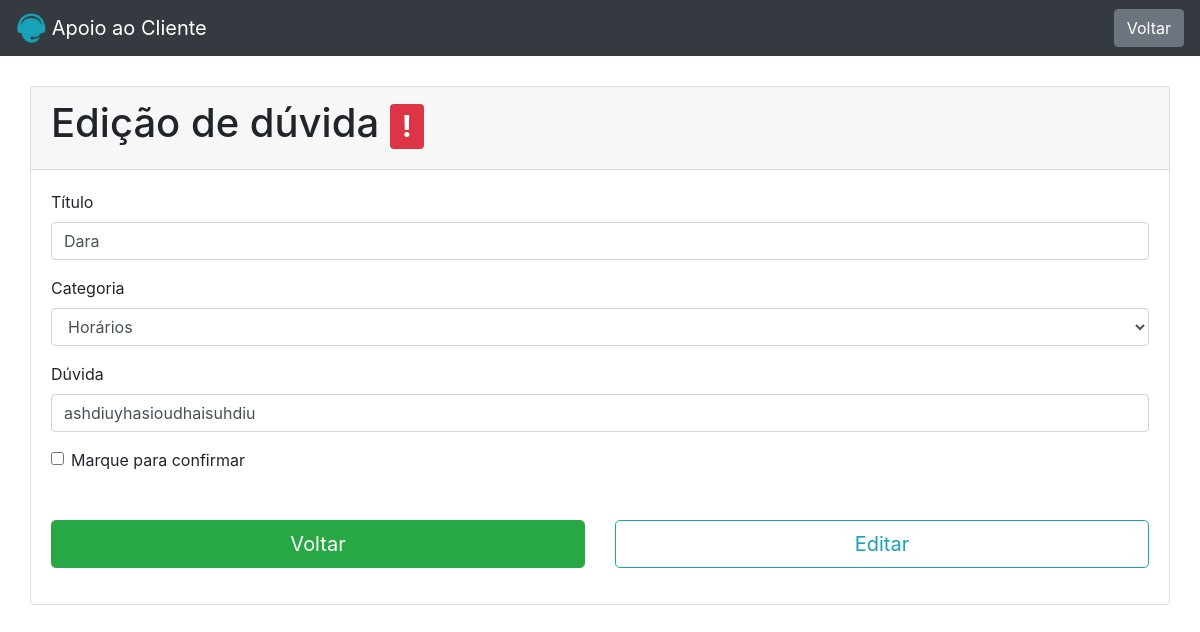
The page /reservar/editar_duvida.php?id=26 (signed in) on the database its author committed.
### tables this page shows
CREATE TABLE `duvidas` (
  `id_duvida` int(11) NOT NULL,
  `id_user` int(11) NOT NULL,
  `username` tinytext NOT NULL,
  `titulo` tinytext NOT NULL,
  `categoria` tinytext NOT NULL,
  `descricao` longtext NOT NULL,
  `create_at` timestamp NOT NULL DEFAULT current_timestamp(),
  `update_at` timestamp NOT NULL DEFAULT current_timestamp() ON UPDATE current_timestamp()
);

### reservar/editar_duvida.php (the view, shortened to what this page needs)
<?php
require '../includes/db.inc.php';
$id_duvida = $_GET['id'];
$sql = "SELECT * FROM duvidas WHERE  id_duvida = $id_duvida";
    $result = mysqli_query( $conn, $sql);
?>
<html>
  <head>
    <link rel="stylesheet" href="https://maxcdn.bootstrapcdn.com/bootstrap/4.0.0/css/bootstrap.min.css">
  </head>
  <body>
  <?php include_once "navbar.php" ?>
    <div class="container">
      <div class="row">
        <div class="card-abrir-chamado">
          <div class="card">
            <div class="card-header">
                    <h1>Edição de dúvida <span class="badge badge-danger">!</span></h1>
            </div>
            <div class="card-body">
              <div class="row">
                <div class="col">
                <?php foreach($result as $row) : ?>
                  <form action="../includes/update_data_duvidas.php?id=<?php echo $id_duvida?>" method="post">
                    <div class="form-group" >
                      <label>Título</label>
                      <input name="titulo" type="text" class="form-control" value="<?php echo $row['titulo']?>" placeholder="Título">
                    </div>
                    <div class="form-group">
                      <label>Categoria</label>
                      <select name="categoria" class="form-control" selected="<?php echo $row['categoria']?>">
                        <option>Horários</option>
                      </select>
                    </div>
                    <div class="form-group">
                      <label>Dúvida</label>
                      <input name="descricao" class="form-control" rows="3" value="<?php echo $row['descricao']?>"></input>
                    </div>
                    <div class="form-group form-check">
                      <input type="checkbox" class="form-check-input" name="confirmBox" id="confirmBox">
                      <label class="form-check-label" for="confirmBox">Marque para confirmar</label>
                    </div>
                    <div class="row mt-5">
                      <div class="col-6">
                        <a class="btn btn-lg btn-success btn-block" href="menu_duvidas.php">Voltar</a>
                      </div>
                      <div class="col-6">
                        <button  class="btn btn-lg btn-outline-info btn-block" name="edit-duvida-submit" type="submit">Editar</button>
                      </div>
                    </div>
                  </form>
                  <?php endforeach ?>
                </div>
              </div>
            </div>
          </div>
        </div>
    </div>
  </body>
</html>

### reservar/editar_duvida.php (style rules this page uses)
.card-abrir-chamado { padding: 30px 0 0 0; width: 100%; margin: 0 auto; }

### rows shown on the page
duvidas: titulo "Dara", categoria "Horários", descricao "ashdiuyhasioudhaisuhdiu"
